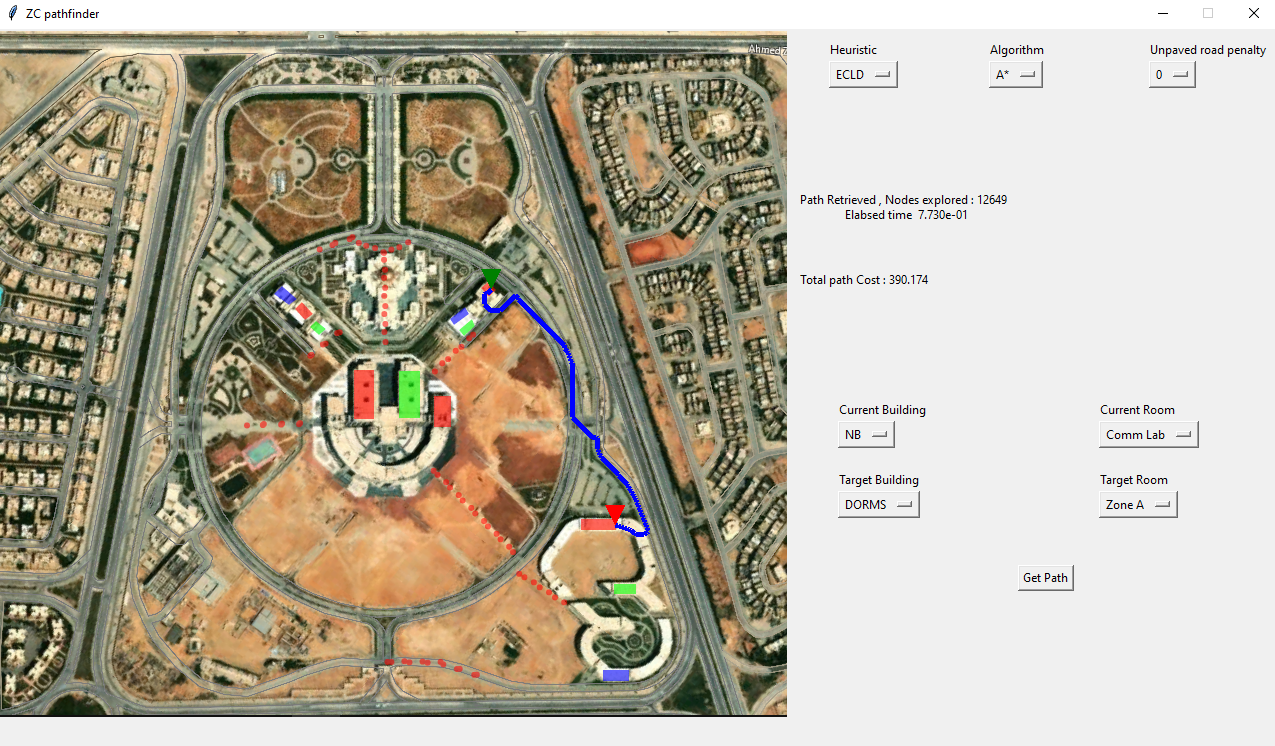
#> input picture image.png, 1275 x 746 px
$ python -i BasicFunctions.py   (imports and definitions only)
#> lines starting #> are read from the running program, lines starting #| are printed output that depends on the picture; after the words box and inside, x2 and y2 are one past the last pixel; in counts of white or black regions, pixels touching at a corner belong together
from PIL import Image, ImageOps
import numpy as np
import cv2


def Encoding(img_name: str, encoding_parameter: int) -> np.array:
    """ This Fuction takes opens an image, converts to grayscale,
        makes it a python list, and encodes it """
    img = Image.open(img_name)
    img = ImageOps.grayscale(img)
    img_list = np.asarray(img).copy()

    img_list[img_list != 0] = encoding_parameter
    return img_list.astype(int)

def get_colors_encoding(img_name: str) -> np.array:

#> called with img_name = 'image.png'
    img = cv2.imread(img_name)
#> img is the input picture: shape (746, 1275, 3); mean B, G, R 161.7, 178, 184.8

    whites = (cv2.inRange(img, (150, 150, 150), (255, 255, 255)))
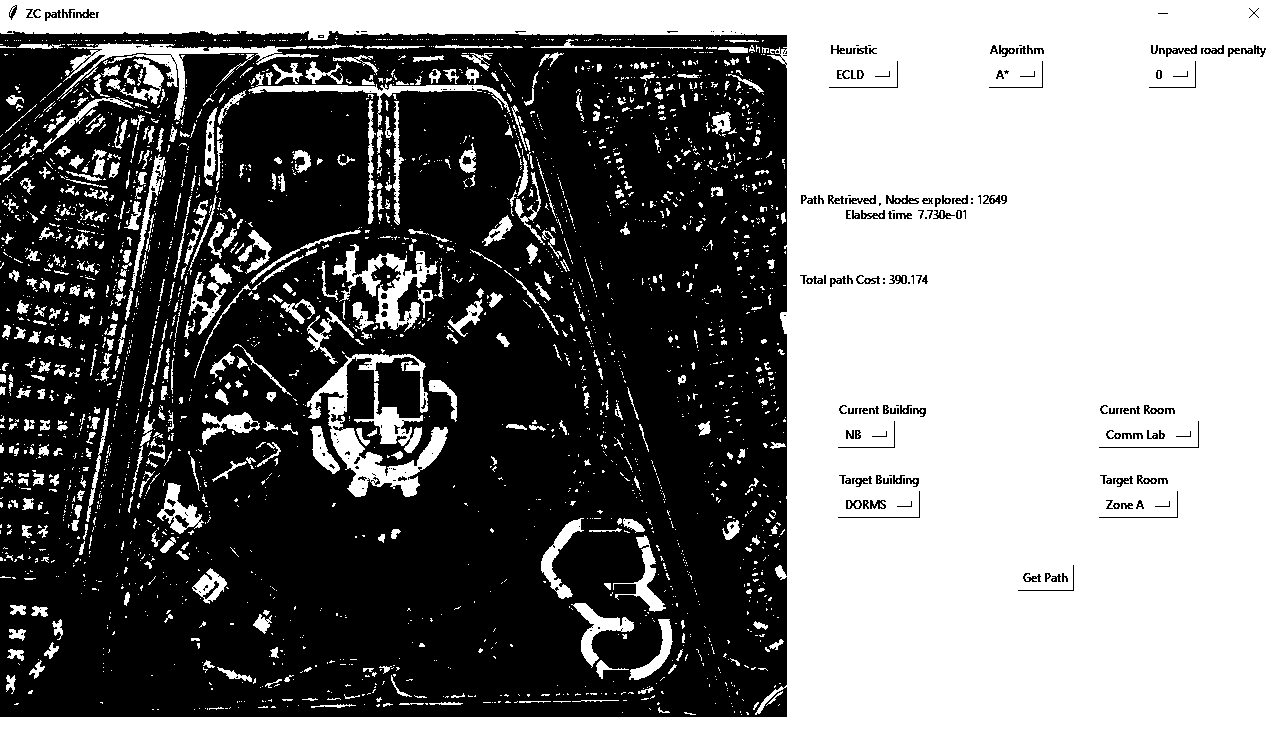
#> whites: shape (746, 1275); 49.7% white; 2771 white regions (2285 under 20 px), largest, box (x1, y1, x2, y2) and area: (0, 0, 1275, 746) 407605, (307, 354, 448, 497) 5220, (57, 43, 319, 121) 3062
    blues = (cv2.inRange(img, (250, 0, 0), (255, 10, 10)))
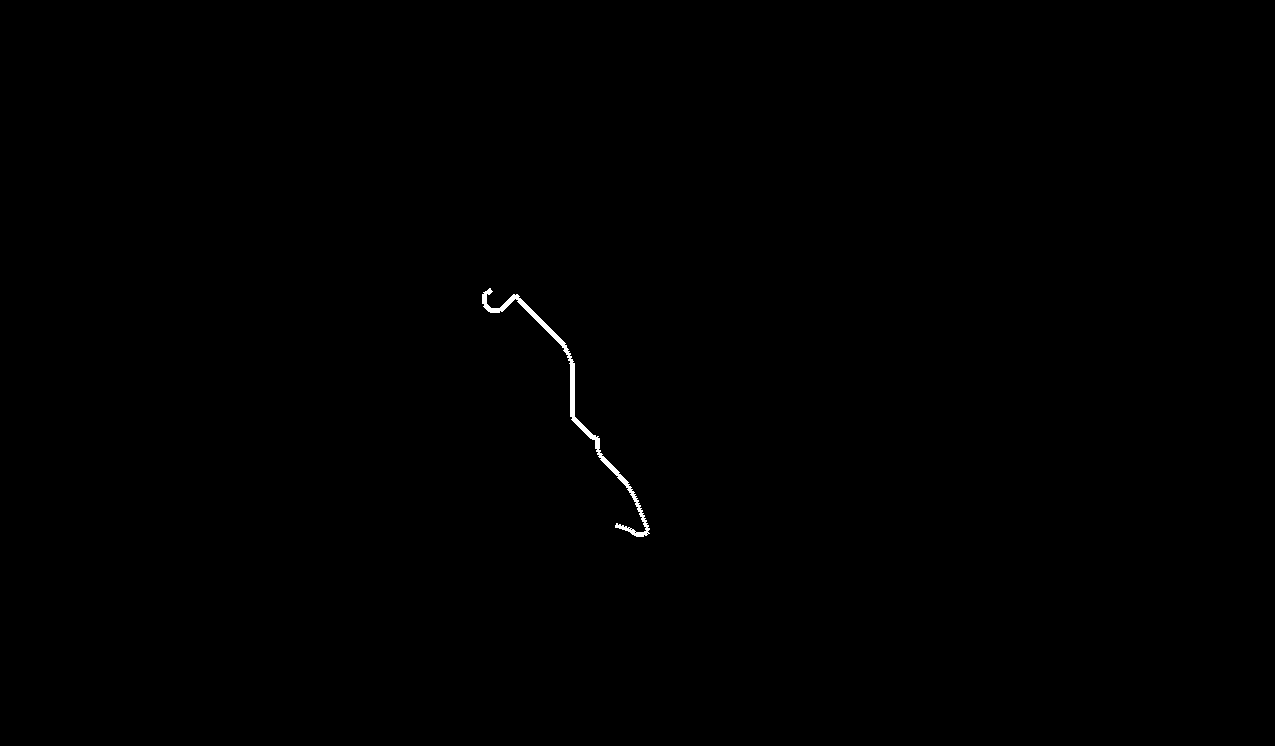
#> blues: shape (746, 1275); 0.18% white; 1 white region, box (x1, y1, x2, y2) and area: (482, 288, 650, 537) 1749
    greens = (cv2.inRange(img, (0, 250, 0), (10, 255, 10)))
#> greens: shape (746, 1275); every value is 0
    reds = (cv2.inRange(img, (0, 0, 250), (10, 10, 255)))
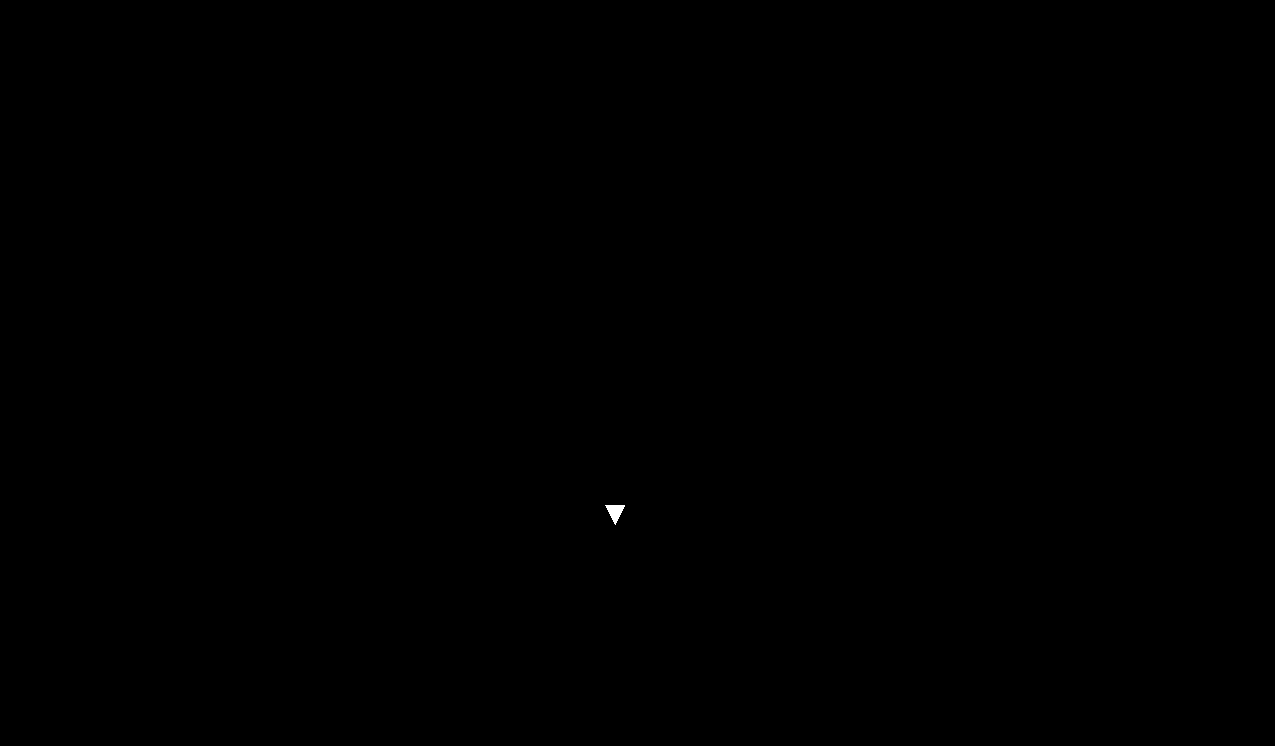
#> reds: shape (746, 1275); 0.02% white; 1 white region, box (x1, y1, x2, y2) and area: (605, 505, 625, 525) 210


    res = np.zeros(shape=(img.shape[0] ,img.shape[1]  ))
    res[whites.astype(bool)] = 1
    res[reds.astype(bool)] = 2
    res[greens.astype(bool)] = 3
    res[blues.astype(bool)] = 4
    return res

>>> result = get_colors_encoding('image.png')
